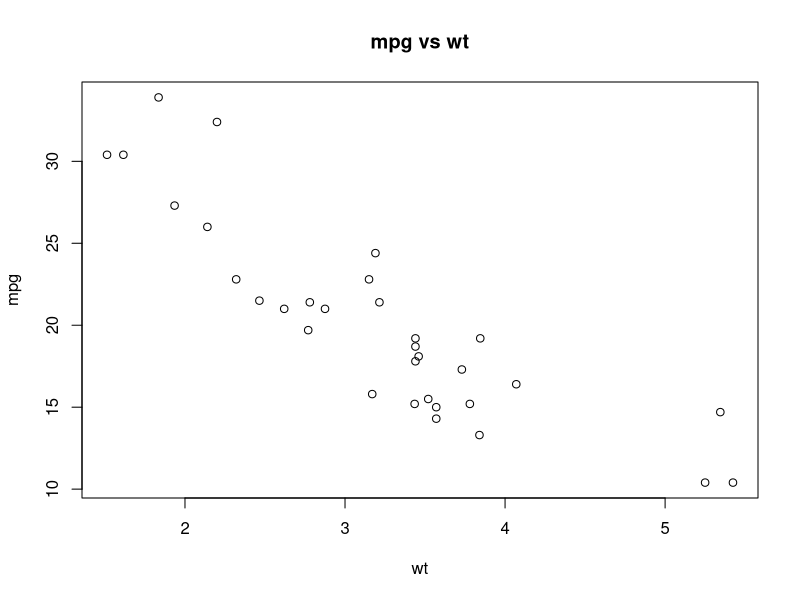
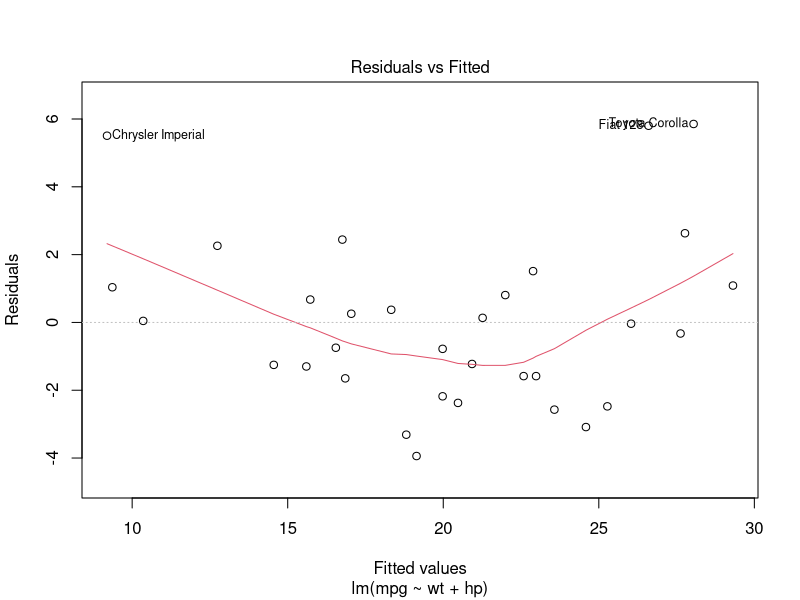
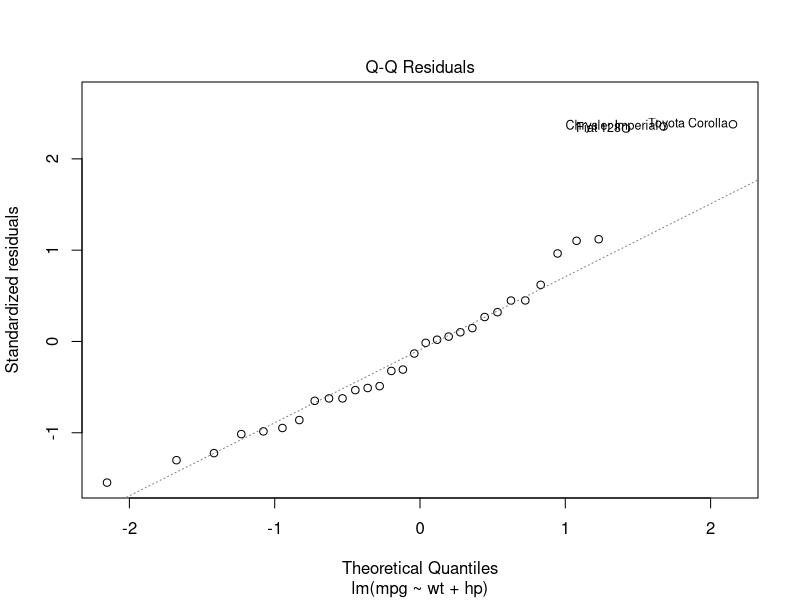
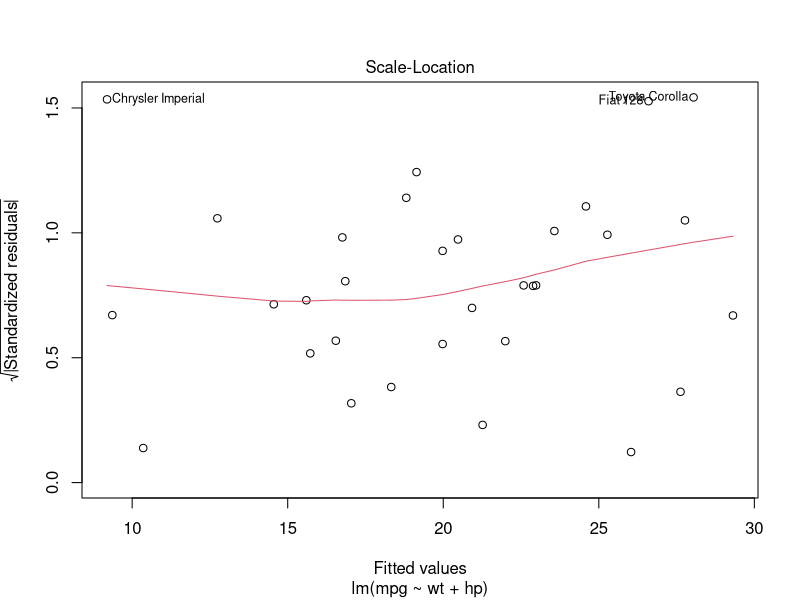
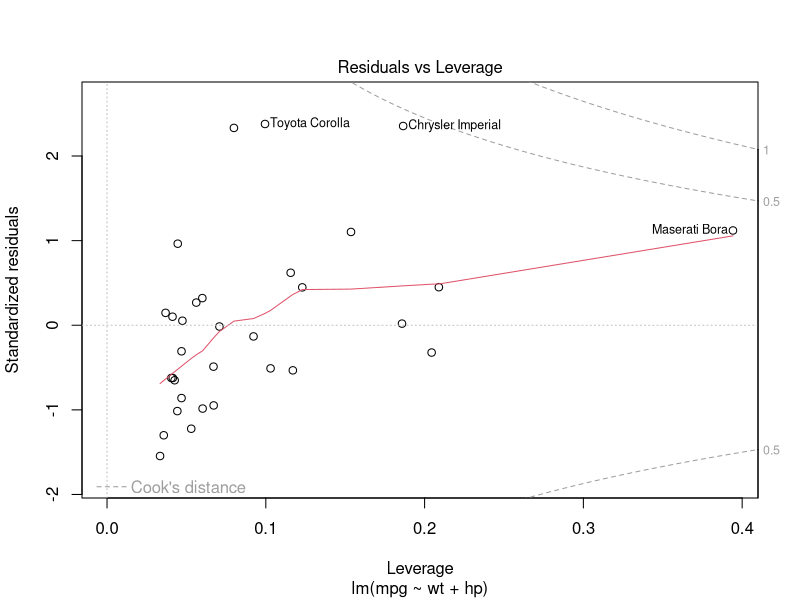

Here is the R script that generated these plots, in order:
############################################
# Assignment 7 - S3/S4 + Generic Functions
# Name: <Anuli Segree>
# Date: <March 1 2026>
############################################

### 1) Choose or Download Data ####
data("mtcars")

cat("=== head(mtcars) ===\n")
print(head(mtcars))

cat("\n=== str(mtcars) ===\n")
str(mtcars)

cat("\n=== summary(mtcars) ===\n")
print(summary(mtcars))

### 2) Test Generic Functions ####
# Base generic functions: print(), summary(), plot()

cat("\n=== Generic: summary(mtcars) ===\n")
print(summary(mtcars))

cat("\n=== Generic: plot(mtcars$wt, mtcars$mpg) ===\n")
plot(mtcars$wt, mtcars$mpg, main = "mpg vs wt", xlab = "wt", ylab = "mpg")

# Create a derived object: linear model (lm object)
fit <- lm(mpg ~ wt + hp, data = mtcars)

cat("\n=== class(fit) ===\n")
print(class(fit))

cat("\n=== Generic dispatch on lm object: summary(fit) (summary.lm) ===\n")
print(summary(fit))

cat("\n=== Generic dispatch on lm object: print(fit) (print.lm) ===\n")
print(fit)

cat("\n=== Generic dispatch on lm object: plot(fit) (plot.lm) ===\n")
plot(fit)

# Example where generic does NOT dispatch for a class (no method)
x_list <- list(a = 1:5, b = rnorm(5))

cat("\n=== class(x_list) ===\n")
print(class(x_list))

cat("\n=== Try plot(x_list) (likely no plot.list in base) ===\n")
print(try(plot(x_list), silent = TRUE))

cat("\nEXPLANATION:\n")
cat("plot() is a generic. It dispatches based on class.\n")
cat("A plain list has class 'list' and base R does not define plot.list.\n")
cat("So plot() falls back to plot.default, which cannot plot a list -> error.\n")

### 3) Explore S3 vs S4 ####

## 3A) S3 object
s3_obj <- list(name = "Myself", age = 29, GPA = 3.5)
class(s3_obj) <- "student_s3"

cat("\n=== S3 object checks ===\n")
cat("class(s3_obj):\n")
print(class(s3_obj))
cat("typeof(s3_obj):\n")
print(typeof(s3_obj))

# S3 print method
print.student_s3 <- function(x, ...) {
  cat("Student (S3)\n")
  cat("Name:", x$name, "\n")
  cat("Age:", x$age, "\n")
  cat("GPA:", x$GPA, "\n")
  invisible(x)
}

cat("\n=== print(s3_obj) dispatches to print.student_s3 ===\n")
print(s3_obj)

cat("\n=== methods('print') sample ===\n")
print(head(methods("print"), 20))

## 3B) S4 class and object
library(methods)

setClass("student_s4",
         slots = c(name = "character",
                   age  = "numeric",
                   GPA  = "numeric"))

s4_obj <- new("student_s4", name = "Myself", age = 29, GPA = 3.5)

cat("\n=== S4 object checks ===\n")
cat("isS4(s4_obj):\n")
print(isS4(s4_obj))
cat("class(s4_obj):\n")
print(class(s4_obj))
cat("slotNames(s4_obj):\n")
print(slotNames(s4_obj))
cat("str(s4_obj):\n")
str(s4_obj)

# S4 show method (like print for S4 objects)
setMethod("show", "student_s4", function(object) {
  cat("Student (S4)\n")
  cat("Name:", object@name, "\n")
  cat("Age:", object@age, "\n")
  cat("GPA:", object@GPA, "\n")
})

cat("\n=== Showing s4_obj dispatches to show method ===\n")
s4_obj

### 4) Discussion helpers (S3 vs S4 + type) ####
cat("\n=== How to tell S3 vs S4 ===\n")
cat("S3 object? isS4(s3_obj):\n")
print(isS4(s3_obj))
cat("S4 object? isS4(s4_obj):\n")
print(isS4(s4_obj))

cat("\n=== Underlying type checks ===\n")
cat("typeof(mtcars):\n")
print(typeof(mtcars))
cat("typeof(s3_obj):\n")
print(typeof(s3_obj))
cat("typeof(s4_obj):\n")
print(typeof(s4_obj))
